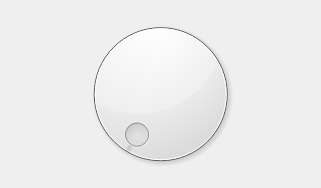
<?xml version="1.0" encoding="UTF-8"?>
<ui version="4.0">
 <class>UserCard</class>
 <widget class="QWidget" name="UserCard">
  <property name="geometry">
   <rect>
    <x>0</x>
    <y>0</y>
    <width>321</width>
    <height>188</height>
   </rect>
  </property>
  <property name="windowTitle">
   <string>UserCard</string>
  </property>
  <layout class="QVBoxLayout" name="verticalLayout">
   <item>
    <widget class="QDial" name="dial"/>
   </item>
  </layout>
 </widget>
 <layoutdefault spacing="6" margin="11"/>
 <resources/>
 <connections/>
</ui>
